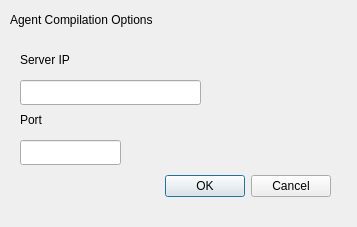
<?xml version="1.0" encoding="UTF-8"?>
<ui version="4.0">
 <class>AgentCompile</class>
 <widget class="QDialog" name="AgentCompile">
  <property name="geometry">
   <rect>
    <x>0</x>
    <y>0</y>
    <width>357</width>
    <height>227</height>
   </rect>
  </property>
  <property name="windowTitle">
   <string>Dialog</string>
  </property>
  <widget class="QDialogButtonBox" name="buttonBox">
   <property name="geometry">
    <rect>
     <x>-10</x>
     <y>170</y>
     <width>341</width>
     <height>32</height>
    </rect>
   </property>
   <property name="orientation">
    <enum>Qt::Horizontal</enum>
   </property>
   <property name="standardButtons">
    <set>QDialogButtonBox::Cancel|QDialogButtonBox::Ok</set>
   </property>
  </widget>
  <widget class="QLabel" name="Title">
   <property name="geometry">
    <rect>
     <x>10</x>
     <y>10</y>
     <width>191</width>
     <height>19</height>
    </rect>
   </property>
   <property name="text">
    <string>Agent Compilation Options</string>
   </property>
  </widget>
  <widget class="QLineEdit" name="ServerIP">
   <property name="geometry">
    <rect>
     <x>20</x>
     <y>80</y>
     <width>181</width>
     <height>25</height>
    </rect>
   </property>
  </widget>
  <widget class="QLineEdit" name="ServerPort">
   <property name="geometry">
    <rect>
     <x>20</x>
     <y>140</y>
     <width>101</width>
     <height>25</height>
    </rect>
   </property>
  </widget>
  <widget class="QLabel" name="IPLable">
   <property name="geometry">
    <rect>
     <x>20</x>
     <y>50</y>
     <width>61</width>
     <height>19</height>
    </rect>
   </property>
   <property name="text">
    <string>Server IP</string>
   </property>
  </widget>
  <widget class="QLabel" name="PortLabel">
   <property name="geometry">
    <rect>
     <x>20</x>
     <y>110</y>
     <width>61</width>
     <height>19</height>
    </rect>
   </property>
   <property name="text">
    <string>Port</string>
   </property>
  </widget>
 </widget>
 <resources/>
 <connections>
  <connection>
   <sender>buttonBox</sender>
   <signal>accepted()</signal>
   <receiver>AgentCompile</receiver>
   <slot>accept()</slot>
   <hints>
    <hint type="sourcelabel">
     <x>248</x>
     <y>254</y>
    </hint>
    <hint type="destinationlabel">
     <x>157</x>
     <y>274</y>
    </hint>
   </hints>
  </connection>
  <connection>
   <sender>buttonBox</sender>
   <signal>rejected()</signal>
   <receiver>AgentCompile</receiver>
   <slot>reject()</slot>
   <hints>
    <hint type="sourcelabel">
     <x>316</x>
     <y>260</y>
    </hint>
    <hint type="destinationlabel">
     <x>286</x>
     <y>274</y>
    </hint>
   </hints>
  </connection>
 </connections>
</ui>
